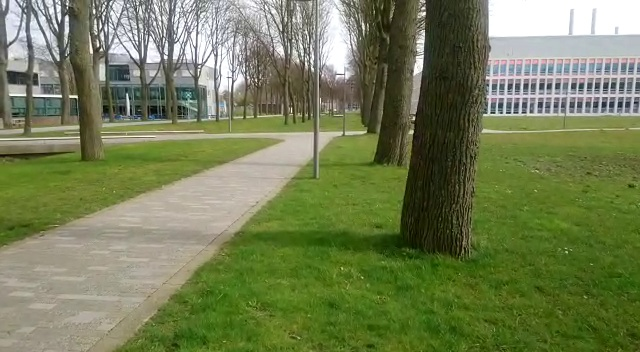
#> input picture Python_Test_Scripts/hakim_pillardetector/features/data/frame1088.jpg, 640 x 352 px
$ python hough3.py data/frame1088.jpg
#> lines starting #> are read from the running program, lines starting #| are printed output that depends on the picture
"""
@file hough_lines.py
@brief This program demonstrates line finding with the Hough transform
"""
import sys
import math
import cv2 as cv
import numpy as np
import math

def main(argv):
    ## [load]

    default_file = 'image_sequence_pure_ver1/image_190.jpg';
    kernel = np.ones((5,5), np.uint8)


    #img_erosion = cv.erode(filename, kernel, iterations=1)
    #filename=img_erosion;
   # default_file = cv.rotate(default_file, cv.ROTATE_90_COUNTERCLOCKWISE)
    filename = argv[0] if len(argv) > 0 else default_file
   # img_erosion = cv.erode(filename, kernel, iterations=1)
    # Loads an image

    src = cv.imread(cv.samples.findFile(filename), cv.IMREAD_GRAYSCALE)
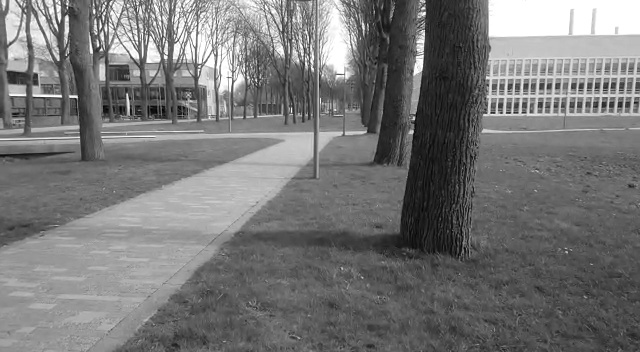
#> src: shape (352, 640); min 0, max 255, mean 118.7
    src=  cv.rotate(src, cv.ROTATE_90_COUNTERCLOCKWISE)
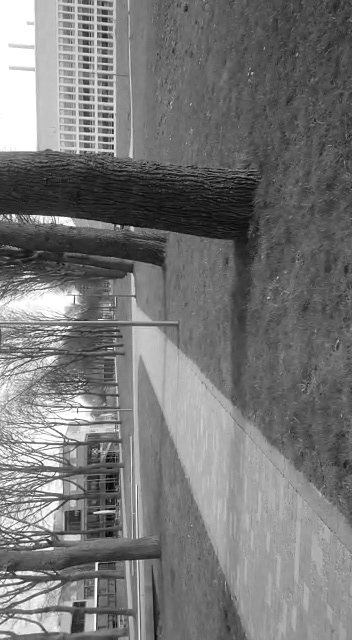
#> src: shape (640, 352); min 0, max 255, mean 118.7
    prev_bgr=src;
    scale_percent=100;
    wid1 = int(prev_bgr.shape[1] * scale_percent / 100)
#> wid1 = 352
    height1 = int(prev_bgr.shape[0] * scale_percent / 100)
#> height1 = 640
    dim1 = (wid1, height1)
#> dim1 = (352, 640)
    prev_bgr = cv.resize(prev_bgr, dim1, interpolation = cv.INTER_AREA)


    img_erosion =src;
    img_erosion = cv.erode(prev_bgr, kernel, iterations=11)
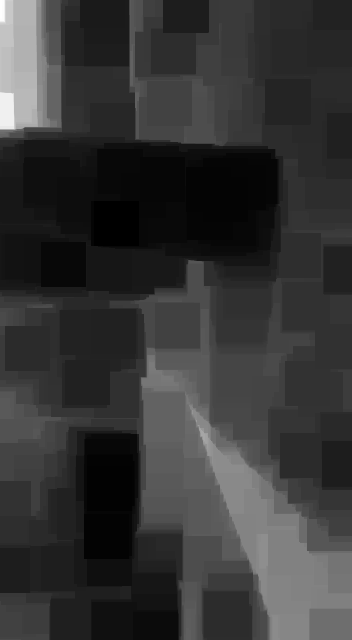
#> img_erosion: shape (640, 352); min 0, max 255, mean 53.1
    src=img_erosion;
    # Check if image is loaded fine
    if src is None:
        print ('Error opening image!')
        print ('Usage: hough_lines.py [image_name -- default ' + default_file + '] \n')
        return -1
    ## [load]

    ## [edge_detection]
    # Edge detection
    dst = cv.Canny(src, 30, 50, None, 3)
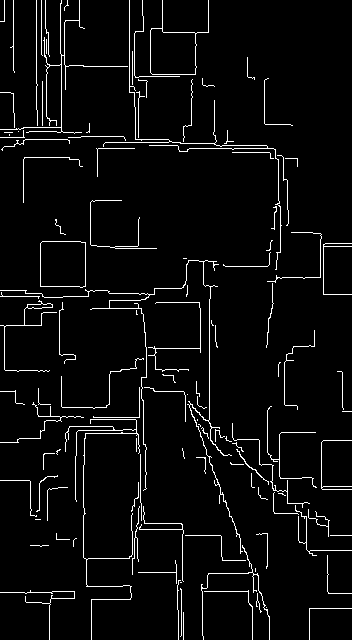
#> dst: shape (640, 352); 4.3% white in thin lines or dots
    ## [edge_detection]

    # Copy edges to the images that will display the results in BGR
    cdst = cv.cvtColor(dst, cv.COLOR_GRAY2BGR)
#> cdst: shape (640, 352, 3); 4.3% white in thin lines or dots
    cdstP = np.copy(cdst)

    ## [hough_lines]
    #  Standard Hough Line Transform
    lines = cv.HoughLines(dst, 1, np.pi / 180, 150, None, 0, 0)
#> lines = [[-31, 2.78]]
    ## [hough_lines]
    ## [draw_lines]
    # Draw the lines
    if lines is not None:
        for i in range(0, len(lines)):
            rho = lines[i][0][0]
            theta = lines[i][0][1]
            a = math.cos(theta)
            b = math.sin(theta)
            x0 = a * rho
            y0 = b * rho
            pt1 = (int(x0 + 1000*(-b)), int(y0 + 1000*(a)))
            pt2 = (int(x0 - 1000*(-b)), int(y0 - 1000*(a)))

            cv.line(cdst, pt1, pt2, (0,0,255), 3, cv.LINE_AA)
#> this loop made 1 pass
#> (rho, theta, a, b, x0, y0, pt1, pt2) on pass 1: (-31, 2.78, -0.934, 0.358, 28.94, -11.11, (-329, -944), (387, 922))
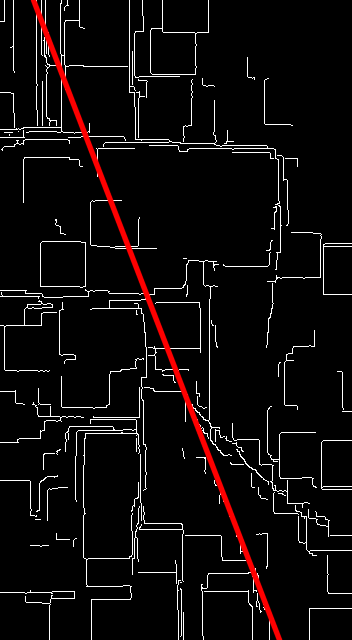
#> cdst: shape (640, 352, 3); mean B, G, R 10.5, 10.5, 14.7
    ## [draw_lines]
    r=0;
    ## [hough_lines_p]
    # Probabilistic Line Transform
    linesP = cv.HoughLinesP(dst, 1, np.pi / 180, 50, None, 150, 10)
#> linesP = [[183, 391, 267, 610], [190, 410, 253, 575]]
    ## [hough_lines_p]
    ## [draw_lines_p]
    # Draw the lines
    global pp
    pp = np.zeros((20,2))
    minx=100;
   # pp =np.expand_dims(pp , axis=1);

    if linesP is not None:
        for i in range(0, len(linesP)):
            l = linesP[i][0]
            cv.line(cdstP, (l[0], l[1]), (l[2], l[3]), (0,0,255), 3, cv.LINE_AA)
           # l0=int(math.ceil(l[0] / 10.0)) * 10;
           # l2=int(math.ceil(l[2] / 10.0)) * 10
            theta=np.arctan((l[3]- l[1])/(l[2]- l[0]))

            l1=int(linesP[i][0][0])
            l2=linesP[i][0][1]
            l3=linesP[i][0][2]
            l4=linesP[i][0][3]
            #print(theta)
            if abs(theta)>1.5:
                l=np.expand_dims(l , axis=0);
                l=np.array(l)
              #  l=l.flatten()
                pp[r,0]=l1
                pp[r+1,0]=l3
                pp[r,1]=l2
                pp[r+1,1]=l4
                #if pp[r,0]<minx:
                #   minx=pp[r,0]
                r=r+2;
#> this loop made 2 passes
#> (theta, l1, l2, l3, l4) on passes 1 to 2: (1.2, 183, 391, 267, 610), (1.21, 190, 410, 253, 575)
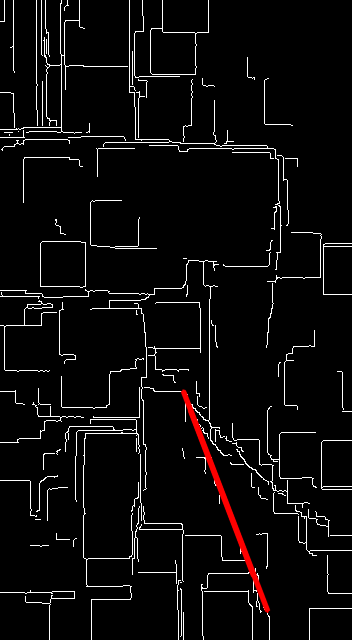
#> cdstP: shape (640, 352, 3); mean B, G, R 10.7, 10.7, 12.2
#> after the loop, pp = 20 rows, first 8: [0, 0], [0, 0], [0, 0], [0, 0], [0, 0], [0, 0], [0, 0], [0, 0]; r = 0
            #print (linesP[i][0])

    global kk
    #for i in range (0,len(pp)):

    #global pp
    kk= linesP;
#> kk = [[183, 391, 267, 610], [190, 410, 253, 575]]
    print(pp)
#> (printed output is left out)


    #print(kk)
    ## [draw_lines_p]
    ## [imshow]
    # Show results
    #print (l)
    ""
    cv.imshow("Source", src)
    cv.imshow("Detected Lines (in red) - Standard Hough Line Transform", cdst)
    cv.imshow("Detected Lines (in red) - Probabilistic Line Transform", cdstP)
    ""

    ## [imshow]
    # [exit]
    # Wait and Exit
    #cv.destroyAllWindows()
    cv.waitKey()
    cv.destroyAllWindows()
#    cv.destroyWindow("Source")
 #   cv.destroyWindow("Detected Lines (in red) - Standard Hough Line Transform")
  #  cv.destroyWindow("Detected Lines (in red) - Probabilistic Line Transform")
    return (0)
    ## [exit]
    #cv.destroyAllWindows()
    #cv.destroyAllWindows()

if __name__ == "__main__":
     main(sys.argv[1:])
# [5 lines of commented-out code are left out]

     """
     [275. 149.]
     [467. 124.]
     [273. 148.]
     [263. 150.]
     [264. 148.]
     [ 61. 131.]
     [267. 126.]
     [267.  34.]


       [107., 149.],
       [199., 155.],
       [443., 119.],
       [245., 237.],
       [ 97., 123.],
       [510.,  79.],
       [512., 100.],
       [197.,  97.],
       [197.,  42.],
       [  0.,   0.]]

     """

$ run again, on Python_Test_Scripts/hakim_pillardetector/features/data/frame1388.jpg
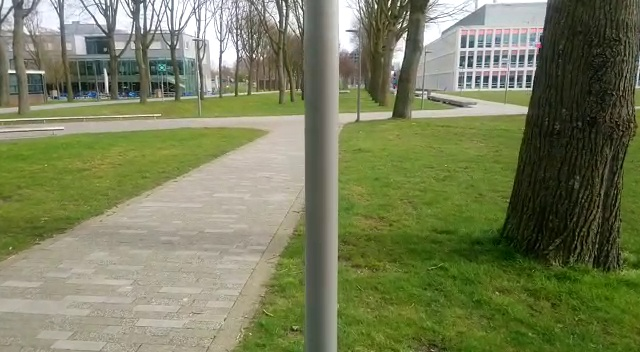
#> input picture Python_Test_Scripts/hakim_pillardetector/features/data/frame1388.jpg, 640 x 352 px
#> in main, `dst = cv.Canny(src, 30, 50, None, 3)`:
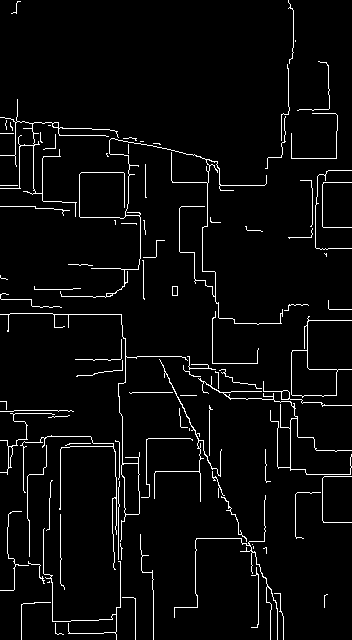
#> dst: shape (640, 352); 3.9% white in thin lines or dots
#> lines = [[127, 0.0175]]
#> the loop in main, `for i in range(0, len(lines)):` made 1 pass
#> (rho, theta, a, b, x0, y0, pt1, pt2) on pass 1: (127, 0.0175, 1, 0.0175, 127, 2.22, (109, 1002), (144, -997))
#> after the loop in main, `for i in range(0, len(lines)):`:
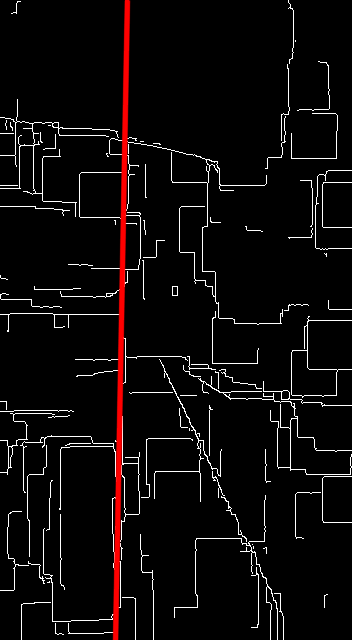
#> cdst: shape (640, 352, 3); mean B, G, R 9.4, 9.4, 13.3
#> linesP = None

$ run again, on Python_Test_Scripts/hakim_pillardetector/features/data/frame1472.jpg
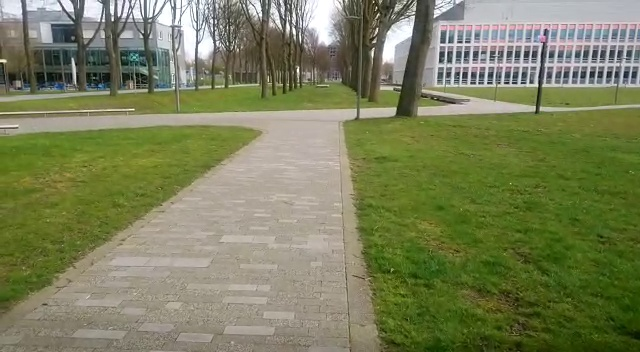
#> input picture Python_Test_Scripts/hakim_pillardetector/features/data/frame1472.jpg, 640 x 352 px
#> in main, `dst = cv.Canny(src, 30, 50, None, 3)`:
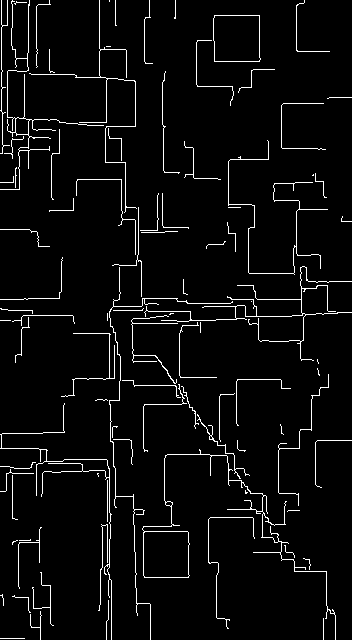
#> dst: shape (640, 352); 4.2% white in thin lines or dots
#> lines = [[109, 0]]
#> the loop in main, `for i in range(0, len(lines)):` made 1 pass
#> (rho, theta, a, b, x0, y0, pt1, pt2) on pass 1: (109, 0, 1, 0, 109, 0, (109, 1000), (109, -1000))
#> after the loop in main, `for i in range(0, len(lines)):`:
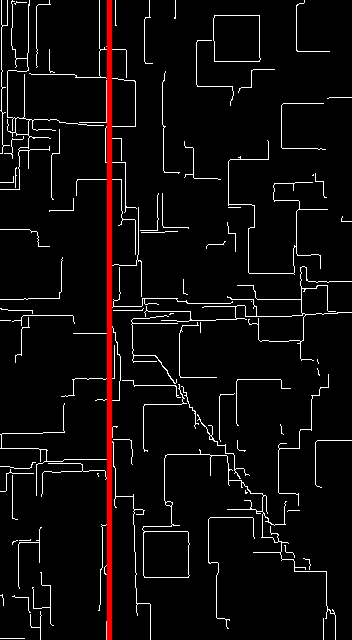
#> cdst: shape (640, 352, 3); mean B, G, R 10.3, 10.3, 14.2
#> linesP = None

$ run again, on Python_Test_Scripts/hakim_pillardetector/features/data/frame165.jpg
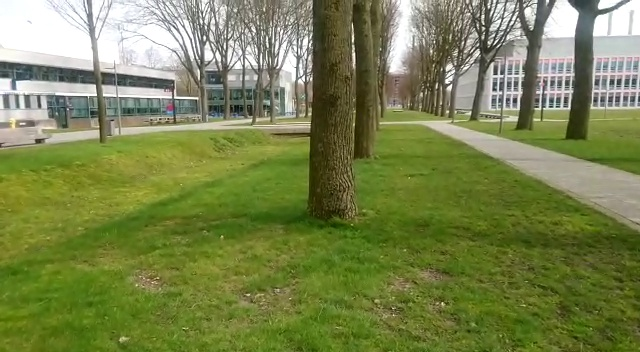
#> input picture Python_Test_Scripts/hakim_pillardetector/features/data/frame165.jpg, 640 x 352 px
#> in main, `img_erosion = cv.erode(prev_bgr, kernel, iterations=11)`:
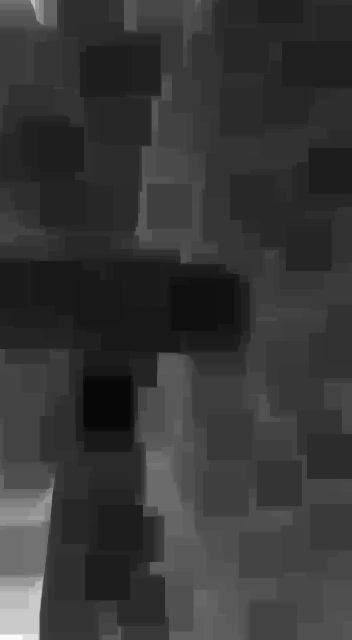
#> img_erosion: shape (640, 352); min 7, max 250, mean 54.4
#> in main, `dst = cv.Canny(src, 30, 50, None, 3)`:
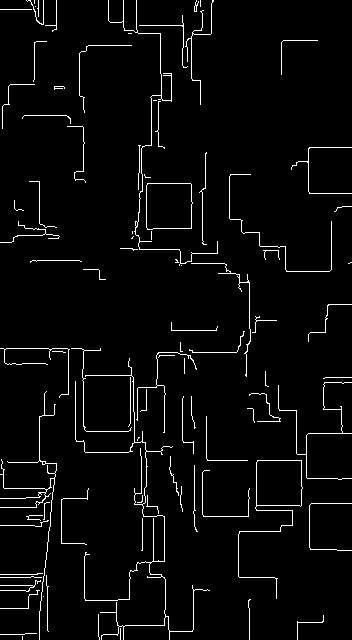
#> dst: shape (640, 352); 3.5% white in thin lines or dots
#> cdst: shape (640, 352, 3); 3.5% white in thin lines or dots
#> lines = None
